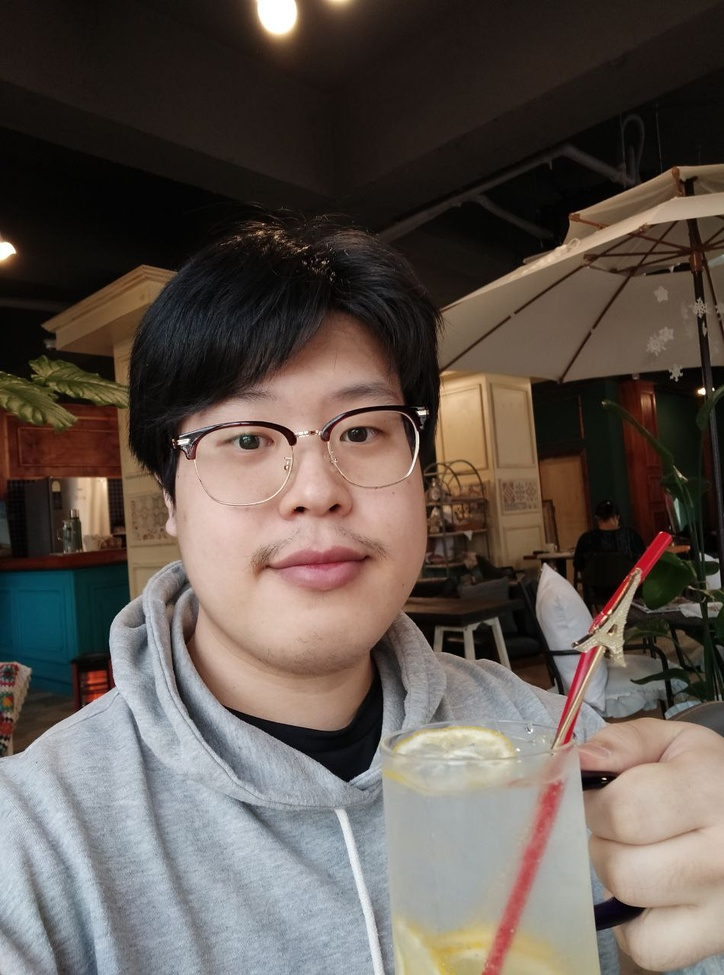
#> input picture image/bishil06.jpg, 724 x 975 px, shrunk from 950 x 1280 before the run
$ jupyter execute example.ipynb   (shell and % lines are left out)
#> lines starting #> are read from the running program, lines starting #| are printed output that depends on the picture
### src/genKey.py
from random import randint

def gen_key(img, iteration):
    h, w, ch = img.shape
    alpha = 8

    result = []

    for i in range(iteration):
        Kr = [randint(0,pow(2,alpha)-1) for i in range(h)] # h 개수 2의 8 제곱 -1 즉  0 ~ 255 까지의 랜덤숫자배열
        Kc = [randint(0,pow(2,alpha)-1) for i in range(w)]

        key = {'Kr': Kr, 'Kc':Kc}
        # key.Kr = Kr
        # key.Kc = Kc
        result.append(key)
    return result

### src/encrypt.py
import numpy as np

def one_stage_cube_encrypt(img, Kr, Kc):
	h, w, ch = img.shape
	b = img[:,:,0]
	g = img[:,:,1]
	r = img[:,:,2]

	for i in range(h):
		row_R_sum = np.sum(r[i])
		row_G_sum = np.sum(g[i])
		row_B_sum = np.sum(b[i])

		if row_R_sum % 2 == 0:
			r[i] = np.roll(r[i], Kr[i])
		else:
			r[i] = np.roll(r[i], -Kr[i])
		if row_G_sum % 2 == 0:
			g[i] = np.roll(g[i], Kr[i])
		else:
			g[i] = np.roll(g[i], -Kr[i])
		if row_B_sum % 2 == 0:
			b[i] = np.roll(b[i], Kr[i])
		else:
			b[i] = np.roll(b[i], -Kr[i])

	img[:,:,0] = b
	img[:,:,1] = g
	img[:,:,2] = r
	return img

def two_stage_cube_encrypt(img, Kr, Kc):
	h, w, ch = img.shape
	b = img[:,:,0]
	g = img[:,:,1]
	r = img[:,:,2]

	b = np.transpose(b)
	g = np.transpose(g)
	r = np.transpose(r)

	for i in range(w):
		column_R_sum = np.sum(b[i])
		column_G_sum = np.sum(g[i])
		column_B_sum = np.sum(r[i])

		if column_R_sum  % 2 == 0:
			r[i] = np.roll(r[i], Kc[i])
		else:
			r[i] = np.roll(r[i], -Kc[i])
		if column_G_sum % 2 == 0:
			g[i] = np.roll(g[i], Kc[i])
		else:
			g[i] = np.roll(g[i], -Kc[i])
		if column_B_sum % 2 == 0:
			b[i] = np.roll(b[i], Kc[i])
		else:
			b[i] = np.roll(b[i], -Kc[i])

	b = np.transpose(b)
	g = np.transpose(g)
	r = np.transpose(r)

	img[:,:,0] = b
	img[:,:,1] = g
	img[:,:,2] = r
	return img

def three_stage_cube_encrypt(img, Kr, Kc):
	h, w, ch = img.shape
	b = img[:,:,0]
	g = img[:,:,1]
	r = img[:,:,2]

	Kr = np.array(Kr)
	Kc = np.array(Kc)

	for i in range(h):
		if i%2 == 1:
			r[i] = r[i]^Kc
			g[i] = g[i]^Kc
			b[i] = b[i]^Kc
		else:
			r[i] = r[i]^Kc[::-1]
			g[i] = g[i]^Kc[::-1]
			b[i] = b[i]^Kc[::-1]

	b = np.transpose(b)
	g = np.transpose(g)
	r = np.transpose(r)

	for i in range(w):
		if i%2 == 0:
			r[i] = r[i]^Kr
			g[i] = g[i]^Kr
			b[i] = b[i]^Kr
		else:
			r[i] = r[i]^Kr[::-1]
			g[i] = g[i]^Kr[::-1]
			b[i] = b[i]^Kr[::-1]
	b = np.transpose(b)
	g = np.transpose(g)
	r = np.transpose(r)

	img[:,:,0] = b
	img[:,:,1] = g
	img[:,:,2] = r
	return img

def encrypt(img, keyList):
    temp = img.copy()

    for key in keyList:
        Kr = key.get('Kr')
        Kc = key.get('Kc')

        temp = one_stage_cube_encrypt(temp, Kr, Kc)
        temp = two_stage_cube_encrypt(temp, Kr, Kc)
        temp = three_stage_cube_encrypt(temp, Kr, Kc)

    return temp

### src/decrypt.py
import numpy as np

def three_stage_cube_decrypt(img, Kr, Kc):
	Kr = np.array(Kr)
	Kc = np.array(Kc)

	h, w, ch = img.shape
	b = img[:,:,0]
	g = img[:,:,1]
	r = img[:,:,2]

	# column
	b = np.transpose(b)
	g = np.transpose(g)
	r = np.transpose(r)

	for i in range(w):
		if i%2 == 0:
			r[i] = r[i]^Kr
			g[i] = g[i]^Kr
			b[i] = b[i]^Kr
		else:
			r[i] = r[i]^Kr[::-1]
			g[i] = g[i]^Kr[::-1]
			b[i] = b[i]^Kr[::-1]

	# row
	b = np.transpose(b)
	g = np.transpose(g)
	r = np.transpose(r)

	for i in range(h):
		if i%2 == 1:
			r[i] = r[i]^Kc
			g[i] = g[i]^Kc
			b[i] = b[i]^Kc
		else:
			r[i] = r[i]^Kc[::-1]
			g[i] = g[i]^Kc[::-1]
			b[i] = b[i]^Kc[::-1]

	img[:,:,0] = b
	img[:,:,1] = g
	img[:,:,2] = r
	return img

def two_stage_cube_decrypt(img, Kr, Kc):
	Kr = np.array(Kr)
	Kc = np.array(Kc)

	h, w, ch = img.shape
	b = img[:,:,0]
	g = img[:,:,1]
	r = img[:,:,2]

	# column
	b = np.transpose(b)
	g = np.transpose(g)
	r = np.transpose(r)

	for i in range(w):
		column_R_sum = np.sum(b[i])
		column_G_sum = np.sum(g[i])
		column_B_sum = np.sum(r[i])

		if column_R_sum  % 2 == 0:
			r[i] = np.roll(r[i], -Kc[i])
		else:
			r[i] = np.roll(r[i], Kc[i])
		if column_G_sum % 2 == 0:
			g[i] = np.roll(g[i], -Kc[i])
		else:
			g[i] = np.roll(g[i], Kc[i])
		if column_B_sum % 2 == 0:
			b[i] = np.roll(b[i], -Kc[i])
		else:
			b[i] = np.roll(b[i], Kc[i])

	b = np.transpose(b)
	g = np.transpose(g)
	r = np.transpose(r)

	img[:,:,0] = b
	img[:,:,1] = g
	img[:,:,2] = r
	return img

def one_stage_cube_decrypt(img, Kr, Kc):
	Kr = np.array(Kr)
	Kc = np.array(Kc)

	h, w, ch = img.shape
	b = img[:,:,0]
	g = img[:,:,1]
	r = img[:,:,2]

	for i in range(h):
		row_R_sum = np.sum(r[i])
		row_G_sum = np.sum(g[i])
		row_B_sum = np.sum(b[i])

		if row_R_sum % 2 == 0:
			r[i] = np.roll(r[i], -Kr[i])
		else:
			r[i] = np.roll(r[i], Kr[i])
		if row_G_sum % 2 == 0:
			g[i] = np.roll(g[i], -Kr[i])
		else:
			g[i] = np.roll(g[i], Kr[i])
		if row_B_sum % 2 == 0:
			b[i] = np.roll(b[i], -Kr[i])
		else:
			b[i] = np.roll(b[i], Kr[i])

	img[:,:,0] = b
	img[:,:,1] = g
	img[:,:,2] = r
	return img

def decrypt(img, keyList):
    temp = img.copy()

    for key in keyList[::-1]:
        Kr = key.get('Kr')
        Kc = key.get('Kc')

        temp = three_stage_cube_decrypt(temp, Kr, Kc)
        temp = two_stage_cube_decrypt(temp, Kr, Kc)
        temp = one_stage_cube_decrypt(temp, Kr, Kc)
    return temp

### example.ipynb
[cell 1]
import cv2
print(cv2.__version__)

[cell 2]
import numpy as np
print(np.__version__)

[cell 3]
from src import encrypt as enc
from src import decrypt as dec
from src import genKey as gk

[cell 4]
img = cv2.imread('image/bishil06.jpg')
#> img is the input picture: shape (975, 724, 3); mean B, G, R 79.3, 86.1, 96
img_rgb = cv2.cvtColor(img, cv2.COLOR_BGR2RGB)

[cell 5]
from matplotlib import pyplot as plt

[cell 6]
plt.imshow(img_rgb)
plt.show()

[cell 7]
keyList = gk.gen_key(img, 1)
#> keyList = 1 item
print(keyList)
#> (printed output is left out)

[cell 8]
import time
start = time.time()
enc_img = enc.encrypt(img_rgb, keyList)
#> the loop in encrypt, `for key in keyList:` made 1 pass
#> pass 1, in one_stage_cube_encrypt, `r = img[:,:,2]`:
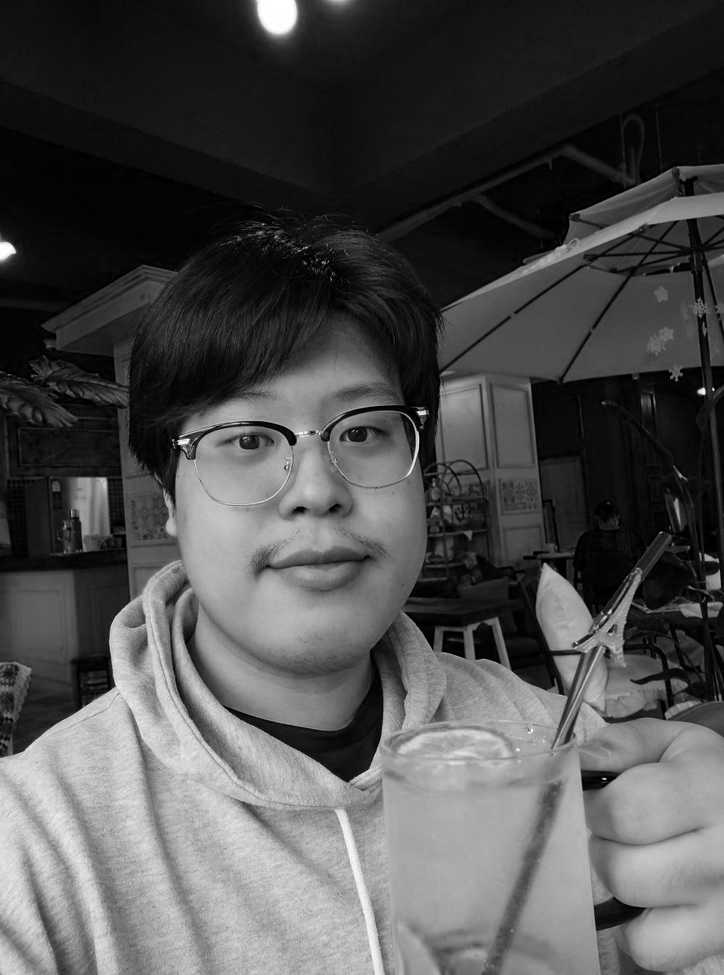
#> r: shape (975, 724); min 0, max 255, mean 79.3
#> pass 1, in encrypt, `temp = one_stage_cube_encrypt(temp, Kr, Kc)`:
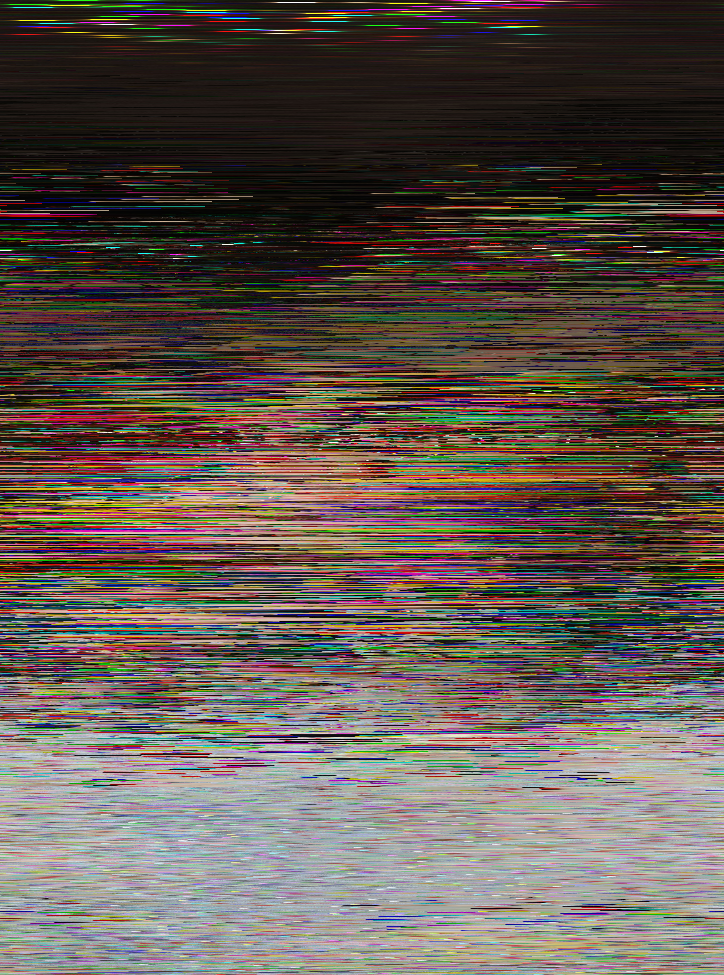
#> temp: shape (975, 724, 3); mean R, G, B 96, 86.1, 79.3
#> after the loop in encrypt, `for key in keyList:`:
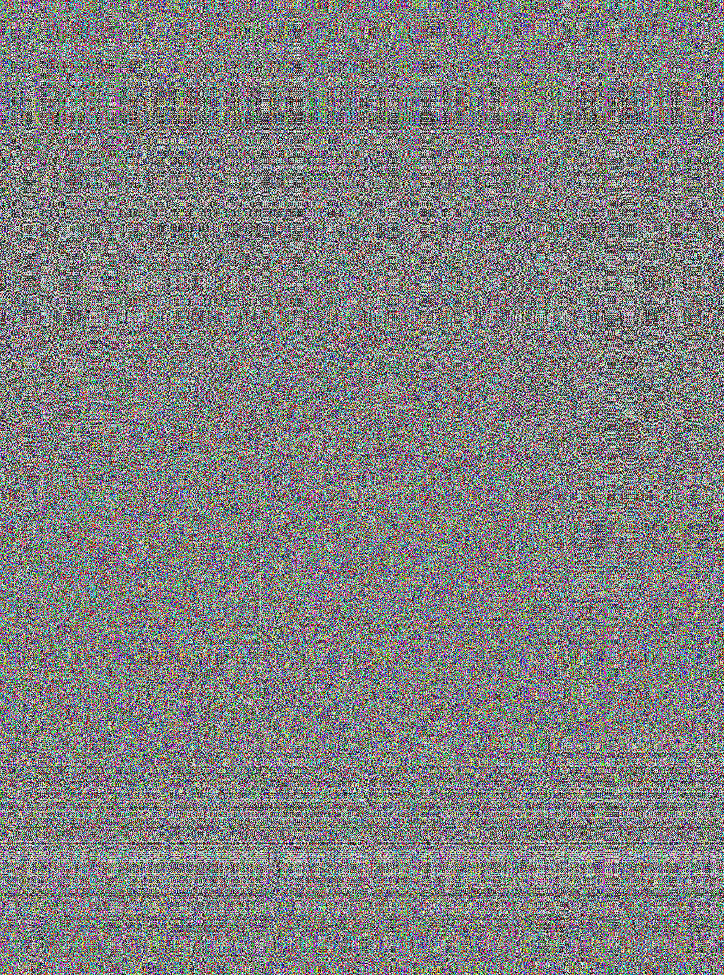
#> temp: shape (975, 724, 3); mean R, G, B 127.8, 127.7, 127.9
end = time.time()
print('enc time :', end - start, 'second')

[cell 9]
plt.imshow(enc_img)
plt.show()

[cell 10]
start = time.time()
dec_img = dec.decrypt(enc_img, keyList)
#> the loop in decrypt, `for key in keyList[::-1]:` made 1 pass
#> pass 1, in three_stage_cube_decrypt, `g = img[:,:,1]`:
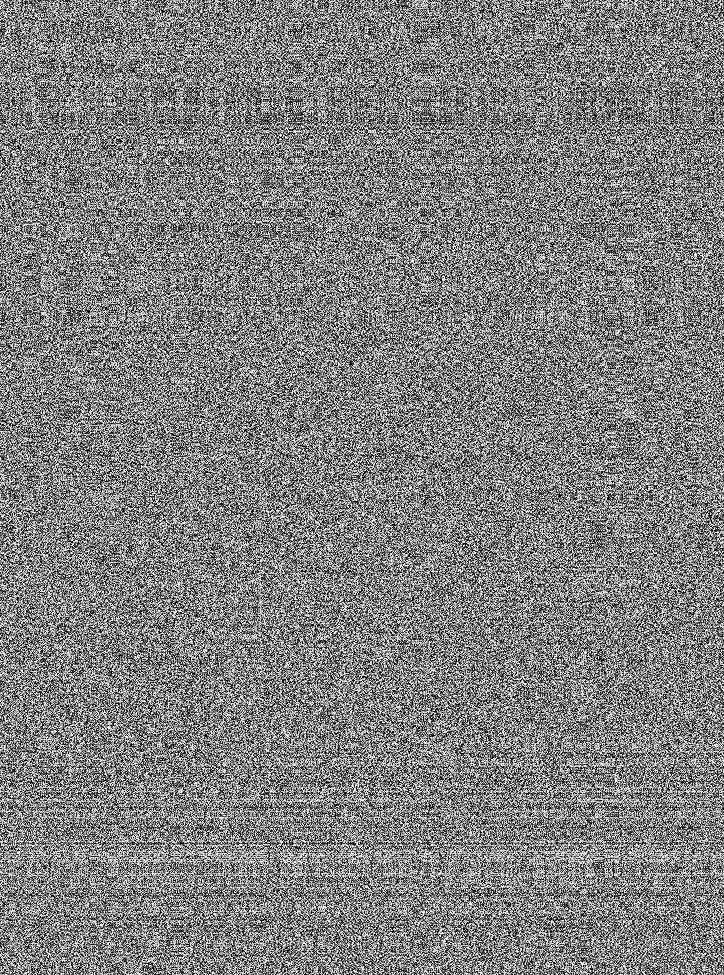
#> g: shape (975, 724); min 0, max 255, mean 127.7
#> pass 1, in three_stage_cube_decrypt, `r = img[:,:,2]`:
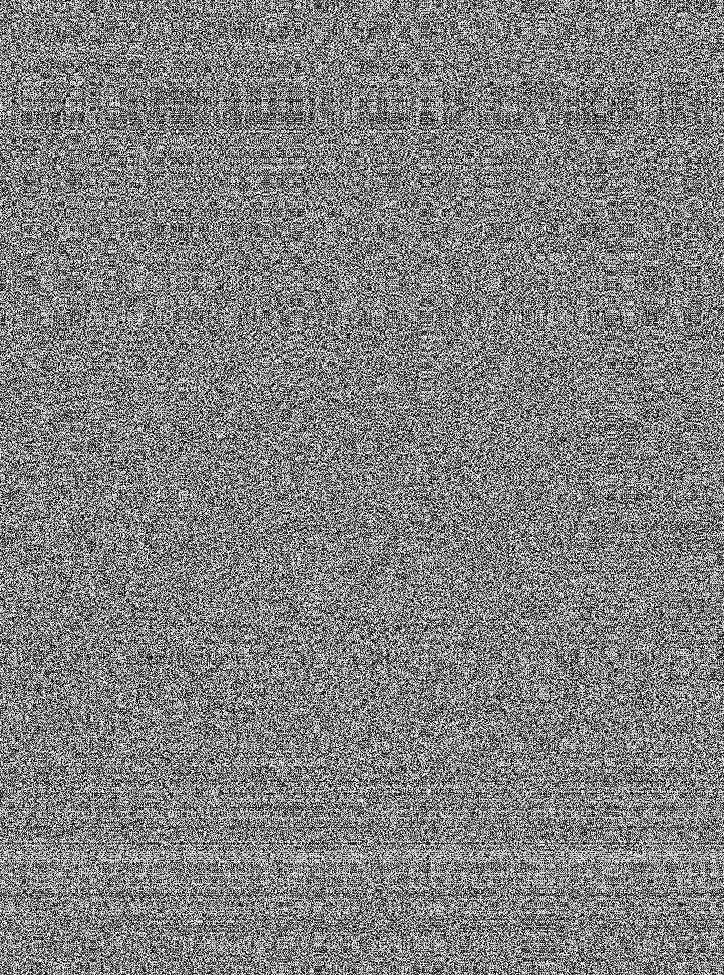
#> r: shape (975, 724); min 0, max 255, mean 127.9
#> pass 1, in three_stage_cube_decrypt, `b = np.transpose(b)`:
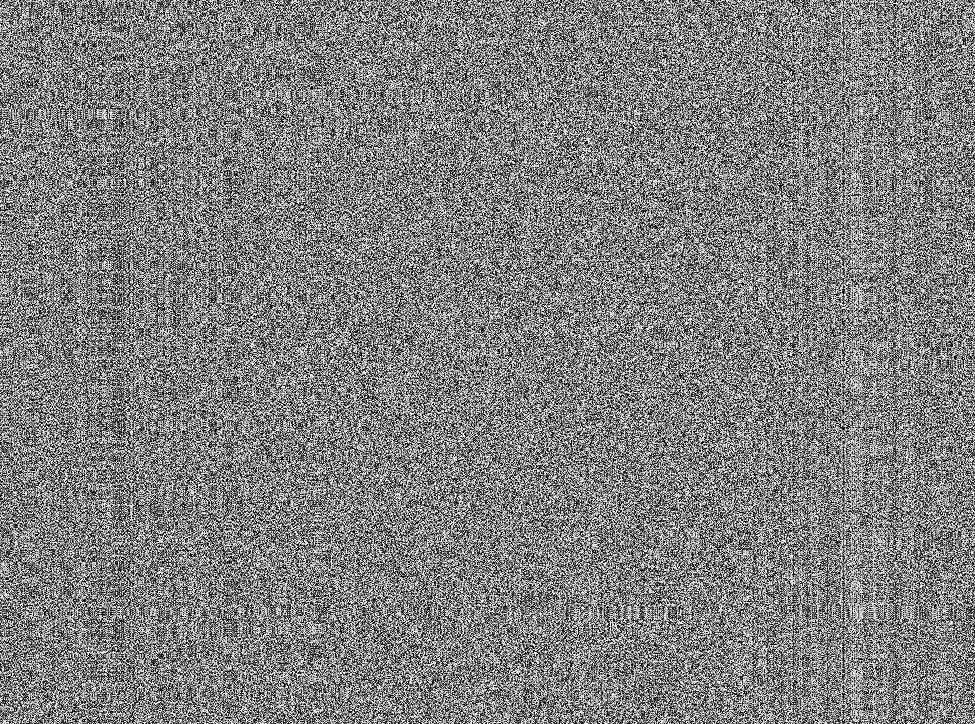
#> b: shape (724, 975); min 0, max 255, mean 127.8
end = time.time()
print('dec time :', end - start, 'second')

[cell 11]
plt.imshow(dec_img)
plt.show()
